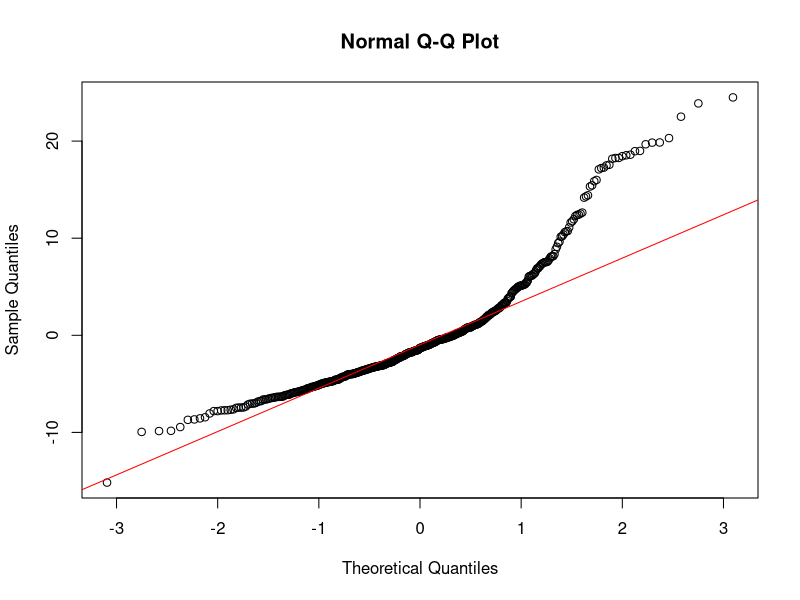
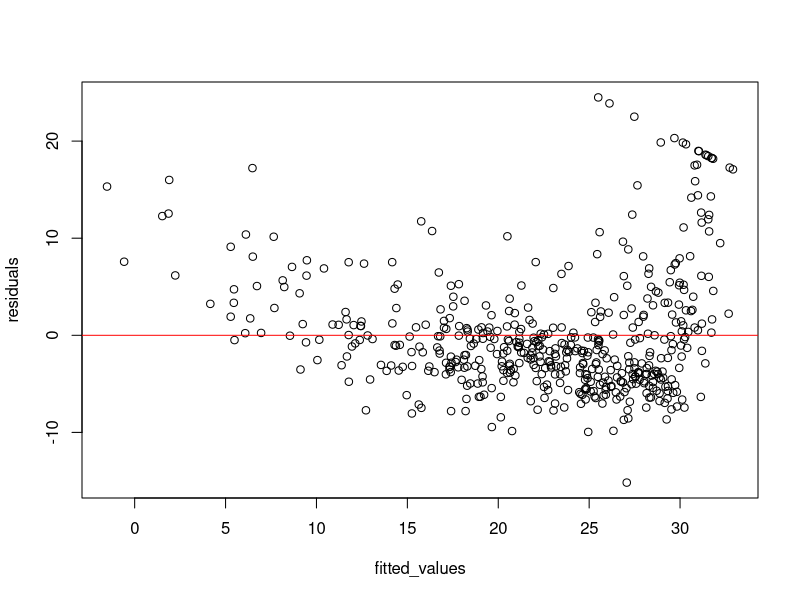
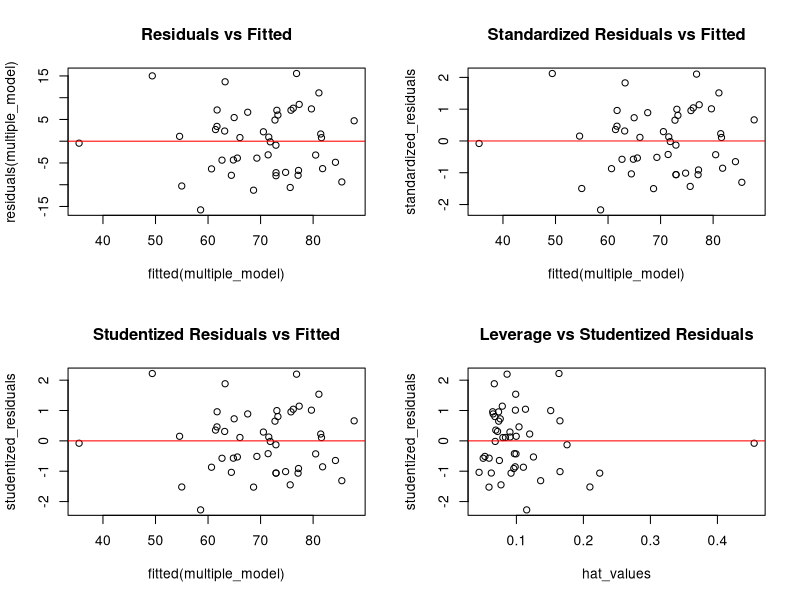
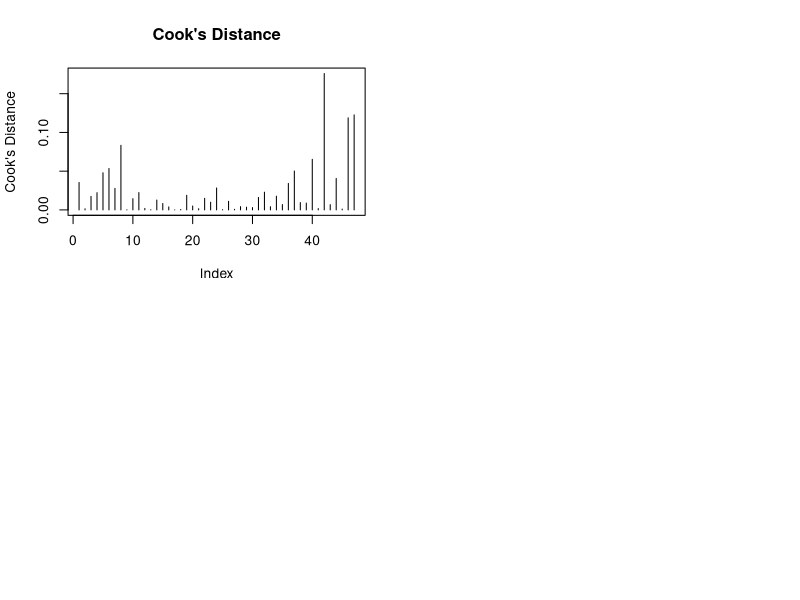

Source code (R) for these figures, in order: (Note: this script raises an error after producing the figures.)
rm(list=ls())
graph_new = function() {
  os = Sys.info()["sysname"]
  if (os == 'Windows') {
    windows()
  } else if (os == 'Darwin') {
    quartz()
  } else if (os == 'Linux') {
    x11()
  }
}

# 필요한 패키지 로드
library(ggplot2)
library(car)
library(ggfortify)

# 1. 단순회귀의 모형진단
data("Boston", package = "MASS")  # Boston housing data

# 단순 회귀모형 생성
simple_model <- lm(medv ~ lstat, data = Boston)
summary(simple_model)

# 2. R^2 구하고 anova를 통한 적합도 검정
cat("R-squared:", summary(simple_model)$r.squared, "\n")
anova(simple_model)

# 3. 잔차 분석
# 잔차 추출
residuals <- residuals(simple_model)
fitted_values <- fitted(simple_model)

# 잔차의 정규성 검정
qqnorm(residuals)
qqline(residuals, col = "red")

# 잔차의 등분산성 검정
plot(fitted_values, residuals)
abline(h = 0, col = "red")

# 4. 다중회귀의 모형진단
data("swiss")

# 다중 회귀모형 생성
multiple_model <- lm(Fertility ~ Agriculture + Examination + Education + Catholic, data = swiss)
summary(multiple_model)

# 5. 잔차 분석
# 일반적인 잔차, 내적 표준화잔차, 외적 표준화잔차 추출
standardized_residuals <- rstandard(multiple_model)
studentized_residuals <- rstudent(multiple_model)
hat_values <- hatvalues(multiple_model)

# 잔차의 정규성, 등분산성, 독립성, 선형성 검정
par(mfrow = c(2, 2))

# 일반적인 잔차
plot(fitted(multiple_model), residuals(multiple_model), main = "Residuals vs Fitted")
abline(h = 0, col = "red")

# 내적 표준화잔차
plot(fitted(multiple_model), standardized_residuals, main = "Standardized Residuals vs Fitted")
abline(h = 0, col = "red")

# 외적 표준화잔차
plot(fitted(multiple_model), studentized_residuals, main = "Studentized Residuals vs Fitted")
abline(h = 0, col = "red")

# 레버리지
plot(hat_values, studentized_residuals, main = "Leverage vs Studentized Residuals")
abline(h = 0, col = "red")

# 6. dffits, dfbetas, leverage, cook's distance, bonferroni correction
dffits_values <- dffits(multiple_model)
dfbetas_values <- dfbetas(multiple_model)

# Cook's Distance 계산
cooks_d <- cooks.distance(multiple_model)

# Cook's Distance 시각화
plot(cooks_d, type = "h", main = "Cook's Distance", ylab = "Cook's Distance")
abline(h = 4 / n, col = "red", lty = 2)
text(x = which(cooks_d > 4 / n), y = cooks_d[cooks_d > 4 / n], 
     labels = names(cooks_d[cooks_d > 4 / n]), pos = 4, cex = 0.7)

# Bonferroni correction
alpha <- 0.05
n <- length(swiss$Fertility)
p <- length(coef(multiple_model))
bonferroni_threshold <- alpha / (n * p)

cat("Bonferroni Correction Threshold:", bonferroni_threshold, "\n")

# 7. 추가 변수 플롯 및 C-R 플롯
# 추가 변수 플롯
avPlots(multiple_model)

# C-R 플롯
crPlots(multiple_model)
